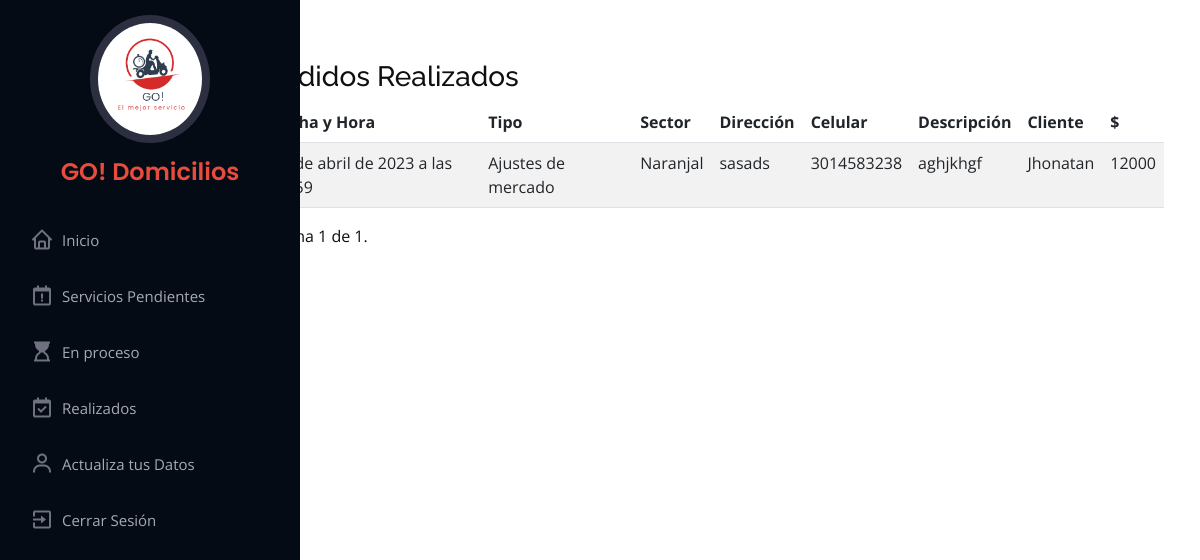
The page /realizado/ (signed in) on the database as committed earlier.
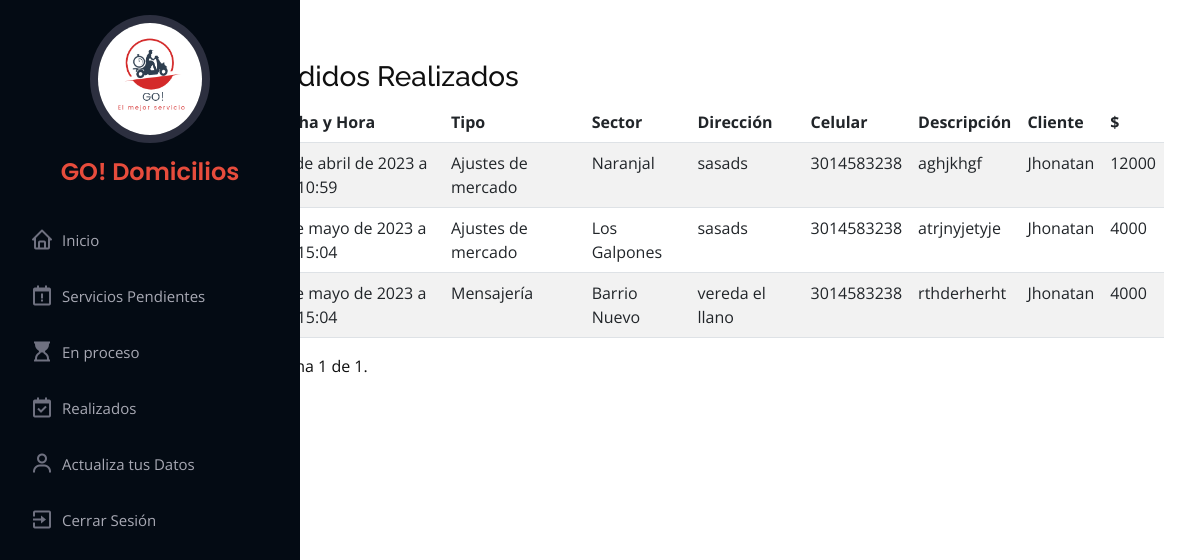
The same page on the database as committed later.
### servigou/models.py (models this page shows, shortened)
class Servicio(models.Model):
    fecha_hora = models.DateTimeField(default=timezone.now)
    tipo = models.CharField(max_length=30, null=False, blank=False)
    direccion = models.CharField(max_length=20, null=True, blank=False)
    celular = models.CharField(max_length=13,null=True, blank=False)
    descripcion = models.CharField(max_length=1000, null=False, blank=False)
    estado = models.CharField(max_length=50, default='sin_asignar')
    Repartidor = models.ForeignKey(User, on_delete=models.CASCADE, related_name='repartidor', default=1, null=True)
    User = models.ForeignKey(User,on_delete=models.CASCADE, related_name='User')
    ruta = models.ForeignKey(Ruta, on_delete=models.CASCADE, related_name='ruta', default=1)

class Ruta(models.Model):
    nombre = models.CharField(max_length=30, null=False, blank=False, default='ruta')
    valor = models.BigIntegerField(null=False, blank=False)
    descripcion = models.CharField(max_length=100, null=False, blank=False, default='ruta')
    def __str__(self):
        return self.nombre

class User(AbstractUser):
    documento = models.IntegerField(unique=True, null=True, blank=False)
    celular = models.IntegerField(null=True, blank=False)
    direccion = models.CharField(max_length=20, null=True, blank=False)
    def __str__(self):
        return self.first_name

### servigou/views.py (the view)
# urls.py: path('realizado/', views.realizado, name="realizado"),
@login_required(login_url='login')
def realizado(request):
    repartidor = request.user.id
    print(repartidor)
    servicios = Servicio.objects.filter(estado='realizado', Repartidor_id=repartidor)
    paginator = Paginator(servicios, 10)  # Mostrar 7 elementos por página
    page = request.GET.get('page')  # Obtener el número de página actual desde la solicitud GET
    servicios = paginator.get_page(page)  # Obtener los elementos para la página actual
    return render(request, 'layout/Disenorepartidor/Realizado.html', {'page_obj': servicios})

### templates/layout/Disenorepartidor/Realizado.html (shortened to what this page needs)
{% extends 'layout/Disenorepartidor/baserepartidor.html' %}
{% load static %}
{% block contenido %}
<div class="contain_admin">
  <div class="table-responsive">
    <table class="table table-striped">
      <h3>Pedidos Realizados</h3>
      <thead>
        <tr>
          <th scope="col">Fecha y Hora</th>
          <th scope="col">Tipo</th>
          <th scope="col">Sector</th>
          <th scope="col">Dirección</th>
          <th scope="col">Celular</th>
          <th scope="col">Descripción</th>
          <th scope="col">Cliente</th>
          <th scope="col">$</th>
        </tr>
      </thead>
      <tbody>
        {% for c in page_obj %}
        <tr>
          <td>{{ c.fecha_hora }}</td>
          <td>{{ c.tipo }}</td>
          <td>{{ c.ruta }}</td>
          <td>{{ c.direccion }}</td>
          <td>{{ c.celular }}</td>
          <td>{{ c.descripcion }}</td>
          <td>{{ c.User }}</td>
          <td>{{ c.ruta.valor }}</td>
        </tr>
        {% endfor %}
      </tbody>
    </table>
    <span class="step-links">
      <span class="current-page">
        Página {{ page_obj.number }} de {{ page_obj.paginator.num_pages }}.
      </span>
    </span>
  </div>
</div>
{% endblock contenido %}

### templates/layout/Disenorepartidor/baserepartidor.html (shortened to what this page needs)
{% load static %}
<!DOCTYPE html>
<html lang="en">
    <link rel="stylesheet" href="/static/css/styleBase.css">
    <link href="assets/vendor/aos/aos.css" rel="stylesheet">
    <link href="{% static 'assets/vendor/bootstrap/css/bootstrap.min.css' %}" rel="stylesheet">
    <link href="{% static 'assets/vendor/bootstrap-icons/bootstrap-icons.css' %}" rel="stylesheet">
    <link href="{% static 'assets/vendor/boxicons/css/boxicons.min.css' %}" rel="stylesheet">
    <link href="{% static 'assets/vendor/glightbox/css/glightbox.min.css' %}" rel="stylesheet">
    <link href="{% static 'assets/vendor/swiper/swiper-bundle.min.css" rel="stylesheet' %}">
    <link href="{% static 'assets/css/style.css' %}" rel="stylesheet">
    {% block header %}
    <header id="header">
        <div class="d-flex flex-column">
            <div class="profile">
                <img src="{% static '\img\LOGO GO!.png' %}" alt="" class="img-fluid rounded-circle">
                <h1 class="text-light"><a href="index.html">GO! Domicilios</a></h1>
            </div>
            <nav id="navbar" class="nav-menu navbar">
                <ul>
                    <li><a href="{% url 'Homerepartidor' %}" class="nav-link scrollto"><i class="bx bx-home
          "></i> <span>Inicio</span></a></li>
                    <li><a href="{% url 'pendienterep' %}" class="nav-link scrollto"><i class="bx bx-calendar-exclamation
          "></i> <span>Servicios Pendientes</span></a></li>
                    <li><a href="{% url 'enProceso' %}" class="nav-link scrollto"><i class="bx bxs-hourglass-top"></i> <span>En proceso</span></a></li>
                    <li><a href="{% url 'realizado' %}" class="nav-link scrollto"><i class="bx bx-calendar-check
          "></i> <span>Realizados</span></a></li>
                    <li><a href="{% url 'actualizarU' id=request.user.id %}" class="nav-link scrollto"><i class="bx bx-user
            "></i> <span>Actualiza tus Datos</span></a></li>
                    <li><a href="{% url 'index' %}" class="nav-link scrollto"><i class="bx bx-exit"></i> <span>Cerrar
                                Sesión</span></a></li>
                </ul>
            </nav>
        </div>
    </header>
    {% endblock %}
    <main id="main_admin">
        {% block contenido %}
        {% endblock %}
    </main>
    </body>
</html>

### static/css/styleBase.css (style rules this page uses)
* { padding: 0%; margin:0%; border: 0%; box-sizing: border-box; }
.contain_admin { display: flex; padding: 2%; margin-top: 3%; align-items: center; justify-content: center; margin-left:20%; margin-right: 1%; border-radius: 20px; }

### static/assets/css/style.css (style rules this page uses)
a { color: #E74C3C; text-decoration: none; }
h1, h2, h3, h4, h5, h6 { font-family: "Raleway", sans-serif; }
#header { position: fixed; top: 0; left: 0; bottom: 0; width: 300px; transition: all ease-in-out 0.5s; z-index: 9997; transition: all 0.5s; padding: 0 15px; background: #040b14; overflow-y: auto; }
#header .profile img { margin: 15px auto; display: block; width: 120px; border: 8px solid #2c2f3f; }
#header .profile h1 { font-size: 24px; margin: 0; padding: 0; font-weight: 600; -moz-text-align-last: center; text-align-last: center; font-family: "Poppins", sans-serif; }
#header .profile h1 a, #header .profile h1 a:hover { color: #E74C3C ; text-decoration: none; }
.nav-menu { padding: 30px 0 0 0; }
.nav-menu * { margin: 0; padding: 0; list-style: none; }
.nav-menu>ul>li { position: relative; white-space: nowrap; }
.nav-menu a, .nav-menu a:focus { display: flex; align-items: center; color: #a8a9b4; padding: 12px 15px; margin-bottom: 8px; transition: 0.3s; font-size: 15px; }
.nav-menu a i, .nav-menu a:focus i { font-size: 24px; padding-right: 8px; color: #6f7180; }

Rows that differ between the two databases and show on the page:
added Servicio: fecha_hora "5 de mayo de 2023 a las 15:04", tipo "Ajustes de mercado", ruta "Los Galpones", direccion "sasads", celular "3014583238", descripcion "atrjnyjetyje", User "Jhonatan", ruta.valor "4000"
added Servicio: fecha_hora "5 de mayo de 2023 a las 15:04", tipo "Mensajería", ruta "Barrio Nuevo", direccion "vereda el llano", celular "3014583238", descripcion "rthderherht", User "Jhonatan", ruta.valor "4000"
